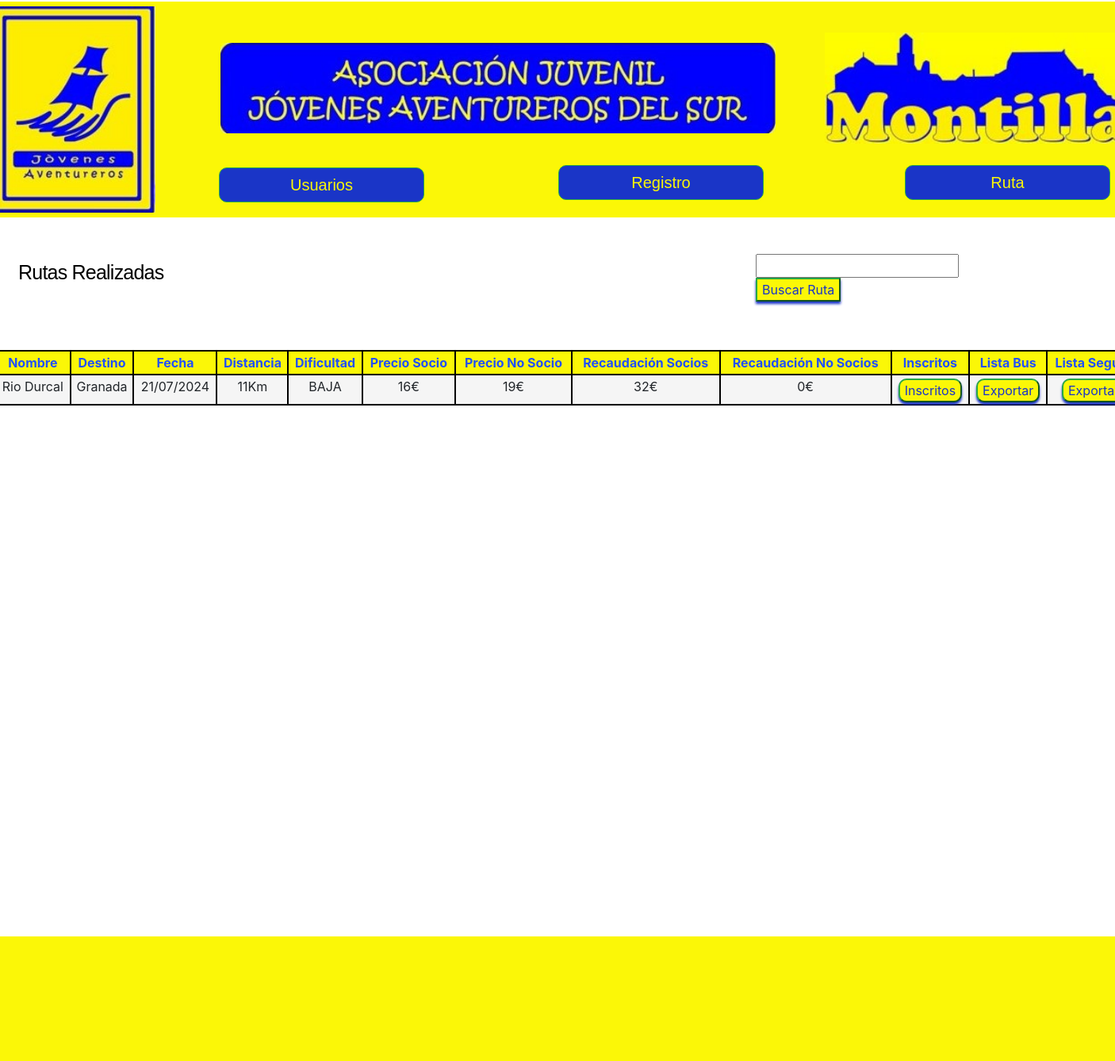
Before: /socios/mostrarIncripciones/cerradas/ with the older database file.
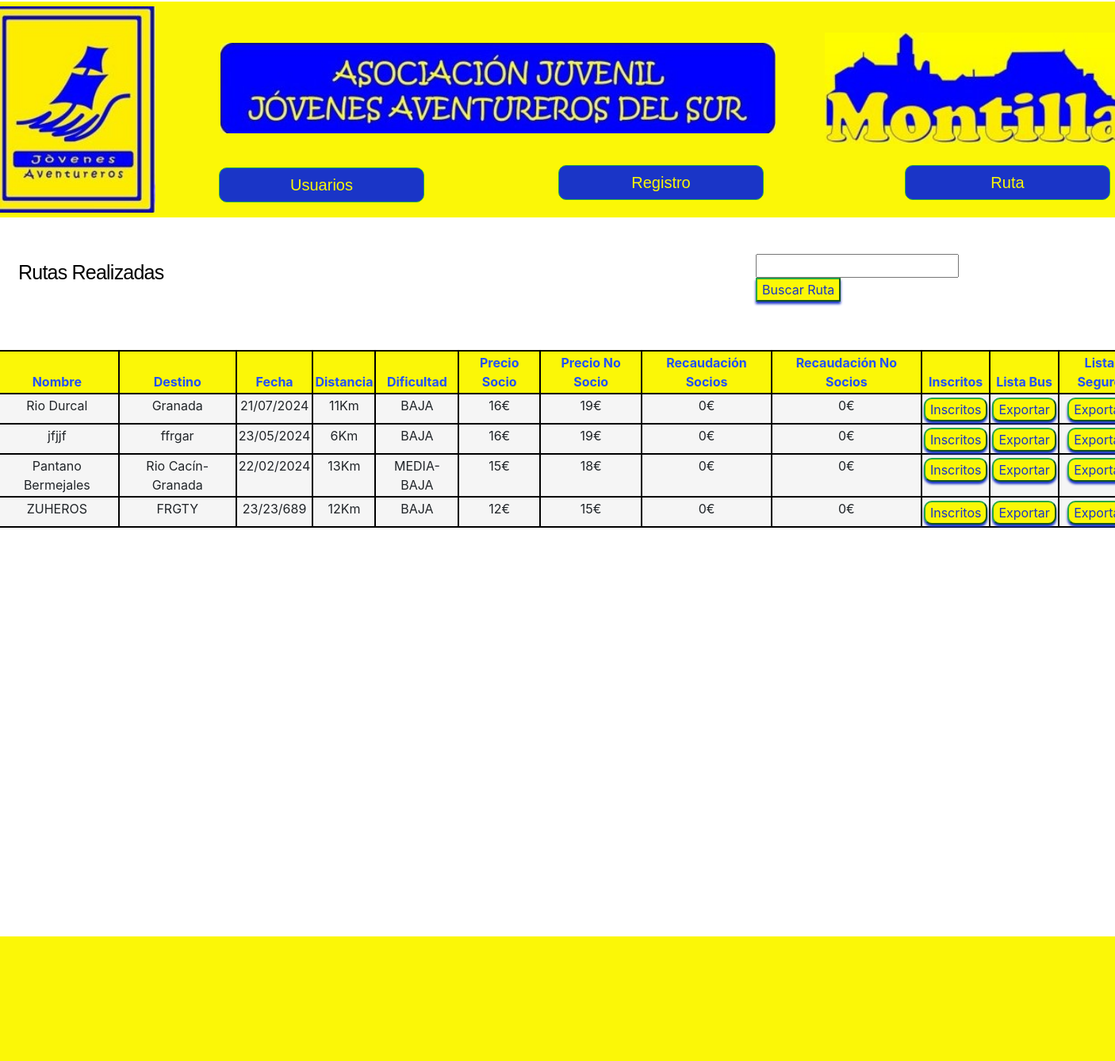
After: the same page with the newer database file.
### Socios/models.py (models this page shows, shortened)
class Inscripciones(models.Model):
    id = models.AutoField(primary_key=True)
    nombre = models.CharField(max_length=30)
    destino = models.CharField(max_length=30, blank=False)
    fecha = models.CharField(max_length=16, blank=False)
    distancia = models.IntegerField(default=0)
    dificultad = models.CharField(max_length=20, choices=DIFICULTAD, default=BAJA)
    precio_socio = models.PositiveIntegerField()
    precio_no_socio = models.PositiveIntegerField()
    finalizada = models.BooleanField(default=False)
    recaudacion_socios = models.PositiveIntegerField(default=0)
    recaudacion_no_socios = models.PositiveIntegerField(default=0)

### Socios/views.py (the view)
# urls.py: path("mostrarIncripciones/cerradas/", listar_incripciones_cerradas, name="Incripciones Cerradas"),
def listar_incripciones_cerradas(request):
    calcular_suma(request)
    inscripciones = Inscripciones.objects.filter(finalizada = True)
    page = request.GET.get('page', 1)  # Obtener el número de página de la solicitud GET
    try:
        paginator = Paginator(inscripciones, 12)  # 6 usuarios por página
        inscripciones = paginator.page(page)
    except PageNotAnInteger:
            raise Http404
    return render(request, 'socios/mostrarInscripcionCerrada.html', {"entity":inscripciones, "paginator":paginator})

### Socios/views.py (called while the page is built)
def calcular_suma(request):
    total_socios = 0
    total_no_socios = 0
    inscripciones = Inscripciones.objects.all()
    for ins in inscripciones:
        total_socios = 0
        total_no_socios = 0
        inscripciones_socio = Inscripcion_Socio.objects.filter(inscripcion = ins)
        for inso in inscripciones_socio:
            if inso.socios.socio is True:
                total_socios += inso.precio
            else:
                total_no_socios += inso.precio
        ins.recaudacion_socios = total_socios
        ins.recaudacion_no_socios = total_no_socios
        ins.save()
    return print("Todo correcto")

### Socios/templates/socios/mostrarInscripcionCerrada.html (shortened to what this page needs)
{% extends "jovenesAventureros/base.html" %}
{% load crispy_forms_tags %}
{% load static %}
{% block content %}
  <div class="overlap-groupRegister">
    <p class="gestiones" style="font-size: 25px; margin-left: -640px; margin-top: -300px;">Rutas Realizadas</p>
    <form action="buscar/" method="GET" style="margin-left: 850px;">
      <input type="text" name="usern">
      <button class="btn2 btn-success" style="background-color: #FBF707;color: rgba(26, 53, 199, 1);">Buscar Ruta</button>
  </form>
  <div class="contenedorFormularioSocio">
    <table class ="table" style="margin-left: -60px;">
      <thead>
        <tr>
          <th class="th">Nombre</th>
          <th class="th">Destino</th>
          <th class="th">Fecha</th>
          <th class="th">Distancia</th>
          <th class="th">Dificultad</th>
          <th class="th">Precio Socio</th>
          <th class="th">Precio No Socio</th>
          <th class="th">Recaudación Socios</th>
          <th class="th">Recaudación No Socios</th>
          <th class="th">Inscritos</th>
          <th class="th">Lista Bus</th>
          <th class="th">Lista Seguro</th>
        </tr>
      </thead>
      <tbody>
        {% for ins in entity %}
          <tr>
            <td class="td">{{ ins.nombre }}</td>
            <td class="td">{{ ins.destino }}</td>
            <td class="td">{{ ins.fecha }}</td>
            <td class="td">{{ ins.distancia }}Km</td>
            <td class="td">{{ ins.dificultad }}</td>
            <td class="td">{{ ins.precio_socio }}€</td>
            <td class="td">{{ ins.precio_no_socio }}€</td>
            <td class="td">{{ ins.recaudacion_socios }}€</td>
            <td class="td">{{ ins.recaudacion_no_socios }}€</td>
            <td class="td">
              <button type="submit" class="btn2 btn-success" style="margin-top: 2px; background-color: #FBF707; border-radius: 10px; color: rgba(26, 53, 199, 1);"><a href="{% url 'Usuarios Inscritos' ins.id %}" style="color: rgba(26, 53, 199, 1);">Inscritos</a></button>
          </td>
            <td class="td">
              <button type="submit" class="btn2 btn-success" style="margin-top: 2px; background-color: #FBF707; border-radius: 10px; color: rgba(26, 53, 199, 1);"><a href="{% url 'Exportar a PDF' ins.id%}" style="color: rgba(26, 53, 199, 1);">Exportar</a></button>
            </td>
            <td class="td">
              <button type="submit" class="btn2 btn-success" style="margin-top: 2px; background-color: #FBF707; border-radius: 10px; color: rgba(26, 53, 199, 1);"><a href="{% url 'Exportar a PDF V2' ins.id%}" style="color: rgba(26, 53, 199, 1);">Exportar</a></button>
            </td>
          </tr>
        {% endfor %}
      </tbody>
    </table>
  </div>
  </div>
  <div class="boIni">
</div>
{% endblock %}

Changed rows visible on the page:
changed Inscripciones "Rio Durcal": recaudacion_socios "32" → "0"
now on this page (row edited): Inscripciones: nombre "jfjjf", destino "ffrgar", fecha "23/05/2024", distancia "6", dificultad "BAJA", precio_socio "16", precio_no_socio "19", recaudacion_socios "0", recaudacion_no_socios "0"
added Inscripciones: nombre "Pantano Bermejales", destino "Rio Cacín-Granada", fecha "22/02/2024", distancia "13", dificultad "MEDIA-BAJA", precio_socio "15", precio_no_socio "18", recaudacion_socios "0", recaudacion_no_socios "0"
added Inscripciones: nombre "ZUHEROS", destino "FRGTY", fecha "23/23/689", distancia "12", dificultad "BAJA", precio_socio "12", precio_no_socio "15", recaudacion_socios "0", recaudacion_no_socios "0"
